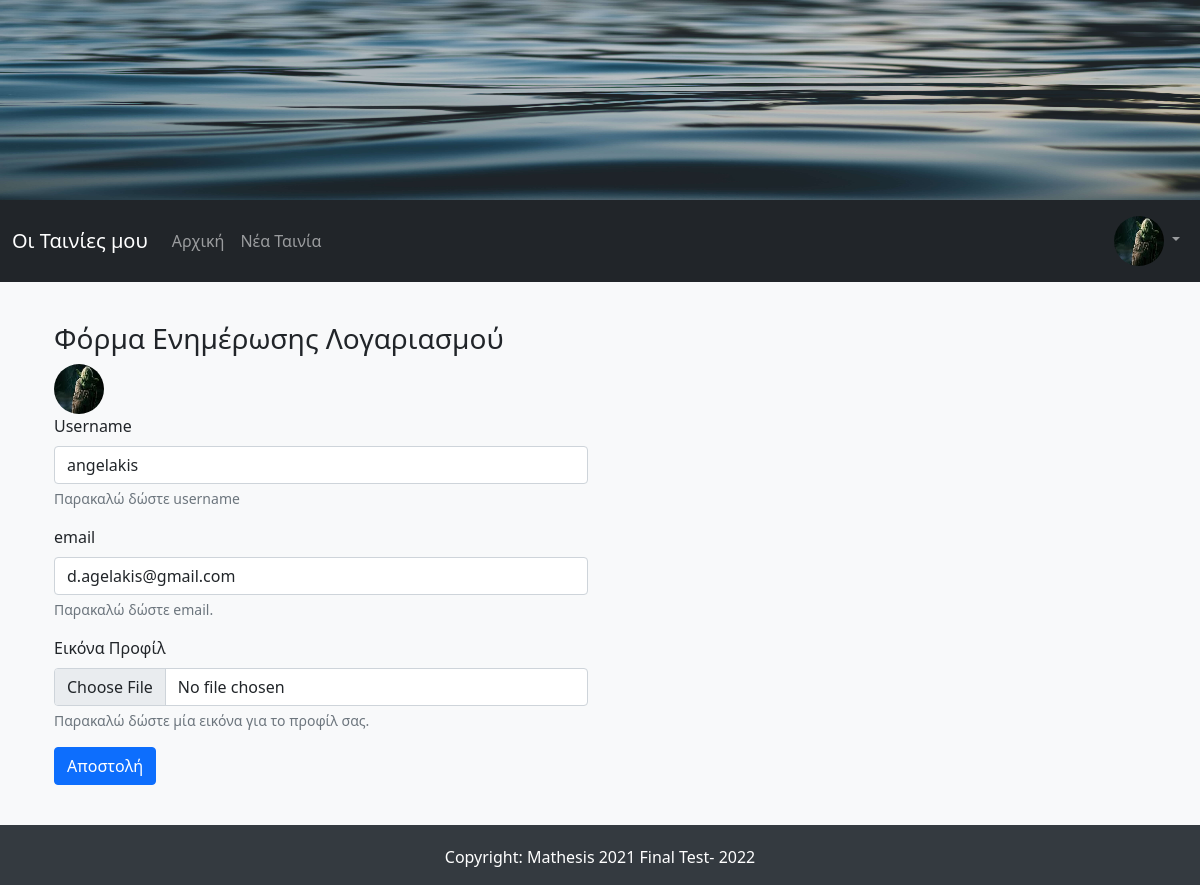
The app's page /account/ (signed in) with its own data.
### ImdbApp/models.py (models this page shows, shortened)
class User(db.Model, UserMixin):
    id = db.Column(db.Integer, primary_key=True)
    username = db.Column(db.String(15), unique=True, nullable=False)
    email = db.Column(db.String(150), unique=True, nullable=False)
    password = db.Column(db.String(36), nullable=False)
    profile_image = db.Column(db.String(30), default='default_profile_image.jpg')
    movies = db.relationship('Movie', backref='author', lazy=True)

### ImdbApp/routes.py (the view, shortened to what this page needs)
@app.route("/account/", methods=['GET', 'POST'])
@login_required
def account():
    form = AccountUpdateForm(username=current_user.username, email=current_user.email)
    return render_template("account_update.html", form=form)

### ImdbApp/forms.py (shortened to what this page needs)
class AccountUpdateForm(FlaskForm):
    username = StringField(label="Username",
                           validators=[DataRequired(message="Αυτό το πεδίο δε μπορεί να είναι κενό."),
                                       Length(min=3, max=15, message="Αυτό το πεδίο πρέπει να είναι από 3 έως 15 χαρακτήρες")])
    email = StringField(label="email",
                           validators=[DataRequired(message="Αυτό το πεδίο δε μπορεί να είναι κενό."),
                                       Email(message="Παρακαλώ εισάγετε ένα σωστό email")])
    profile_image = FileField('Εικόνα Προφίλ', validators=[Optional(strip_whitespace=True),
                                                           FileAllowed([ 'jpg', 'jpeg', 'png' ],
                                                            'Επιτρέπονται μόνο αρχεία εικόνων τύπου jpg, jpeg και png!'),
                                                           maxImageSize(max_size=2)])
    submit = SubmitField('Αποστολή')

### ImdbApp/models.py (called while the page is built)
@login_manager.user_loader
def load_user(user_id):
    return User.query.get(int(user_id))

### ImdbApp/templates/account_update.html (shortened to what this page needs)
{% extends "base.html" %}
{% block content %}
<div class="container login-container">
    <div class="row">
        <div class="col-md-6 login-form-1">
            <h3>Φόρμα Ενημέρωσης Λογαριασμού</h3>
            <img class="rounded-circle navbar-profile-image" src="{{ url_for('static', filename='images/profiles_images/'+current_user.profile_image) }}" alt="{{ current_user.username }}" data-holder-rendered="true" data-bs-toggle="tooltip" data-bs-placement="top", title="{{ current_user.username }}" >
            <form action="#" method="POST" enctype="multipart/form-data">
                <div class="mb-3">
                    {{ form.username.label(class="form-label") }}
                    {{ form.username(class="form-control", required=False) }}
                    <div id="usernameHelp" class="form-text">Παρακαλώ δώστε username</div>
                </div>
              <div class="mb-3">
                {{ form.email.label(class="form-label") }}
                {{ form.email(class="form-control", required=False) }}
                <div id="emailHelp" class="form-text">Παρακαλώ δώστε email.</div>
              </div>
              <div class="mb-3">
                {{ form.profile_image.label(class="form-label") }}
                {{ form.profile_image(class="form-control") }}
                <div id="profile_imageHelp" class="form-text">Παρακαλώ δώστε μία εικόνα για το προφίλ σας.</div>
              </div>
                <div class="mb-3">
                    {{ form.submit(class="btn btn-primary") }}
                </div>
            </form>
        </div>
    </div>
</div>
{% endblock content %}

### ImdbApp/templates/navbar.html (shortened to what this page needs)
<nav class="navbar navbar-expand-lg navbar-dark bg-dark">
  <div class="container-fluid">
    <a class="navbar-brand" href="/">Οι Ταινίες μου</a>
    <div class="collapse navbar-collapse" id="navbarNav">
      <ul class="navbar-nav me-auto mb-2 mb-lg-0">
        <li class="nav-item">
          <a class="nav-link" aria-current="page" href="/">Αρχική</a>
        </li>
        <li class="nav-item">
          <a class="nav-link" href="/new_movie/">Νέα Ταινία</a>
        </li>
      </ul>
      <ul class="nav navbar-nav navbar-right">
        {% if current_user.is_authenticated %}
          <li class="nav-item dropdown">
            <a class="nav-link dropdown-toggle" href="#" id="navbarDropdown" role="button" data-bs-toggle="dropdown" aria-expanded="false">
              <img class="rounded-circle navbar-profile-image" src="{{ url_for('static', filename='images/profiles_images/'+current_user.profile_image) }}" alt="{{ current_user.username }}" data-holder-rendered="true" data-bs-toggle="tooltip" data-bs-placement="top", title="{{ current_user.username }}" >
            </a>
          </li>
        {% endif %}
      </ul>
    </div>
  </div>
</nav>

### ImdbApp/static/css/styles.css (style rules this page uses)
body { background-color: #f8f9fa; }
.container { margin-top: 20px; }
.row { margin-top: 20px; }
.navbar-profile-image { width: 50px; height: 50px; }

### records on screen
User: profile_image (picture), username "angelakis", email "d.agelakis@gmail.com"
